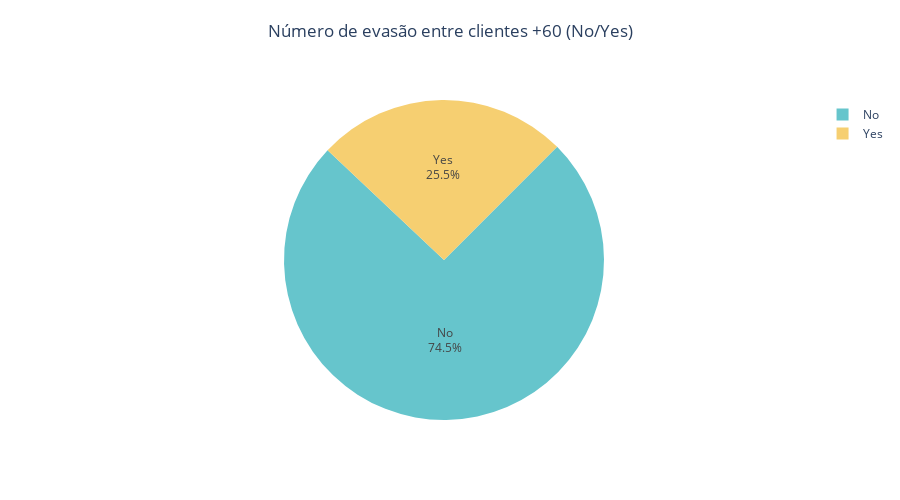

The notebook cell this image was saved under:
### Markdown cell above
**Evasão por idade**

### Code cell
df_senior = df[['Churn', 'customer.SeniorCitizen']].value_counts().reset_index()
df_senior_yes = df_senior.query('Churn == "Yes"')
fig = px.pie(df_senior_yes, values='count', names='customer.SeniorCitizen', title='Número de evasão entre clientes +60 (No/Yes)', color='customer.SeniorCitizen', color_discrete_sequence=px.colors.qualitative.Pastel)
fig.update_layout(
    width = 900,
    height= 500,
    title={
        'text': 'Número de evasão entre clientes +60 (No/Yes)',
        'y':0.95,                     
        'x':0.5,                        
        'xanchor': 'center',            
        'yanchor': 'top'  
    })

fig.update_traces(textposition='inside', textinfo='percent+label', rotation=45, hovertemplate="<b>%{label}</b><br>Total: %{value}<br>Porcentagem: %{percent}")
fig.show()

### Figure 1 — Plotly figure (JSON) as saved in the notebook; plotly's stock layout.template omitted (floating-point values rounded to 4 significant figures)
{"data": [{"customdata": [["No"], ["Yes"]], "domain": {"x": [0, 1], "y": [0, 1]}, "hovertemplate": "<b>%{label}</b><br>Total: %{value}<br>Porcentagem: %{percent}", "labels": ["No", "Yes"], "legendgroup": "", "marker": {"colors": ["rgb(102, 197, 204)", "rgb(246, 207, 113)"]}, "name": "", "rotation": 45, "showlegend": true, "textinfo": "percent+label", "textposition": "inside", "type": "pie", "values": [1393, 476]}], "layout": {"height": 500, "legend": {"tracegroupgap": 0}, "piecolorway": ["rgb(102, 197, 204)", "rgb(246, 207, 113)", "rgb(248, 156, 116)", "rgb(220, 176, 242)", "rgb(135, 197, 95)", "rgb(158, 185, 243)", "rgb(254, 136, 177)", "rgb(201, 219, 116)", "rgb(139, 224, 164)", "rgb(180, 151, 231)", "rgb(179, 179, 179)"], "title": {"text": "Número de evasão entre clientes +60 (No/Yes)", "x": 0.5, "xanchor": "center", "y": 0.95, "yanchor": "top"}, "width": 900}}
